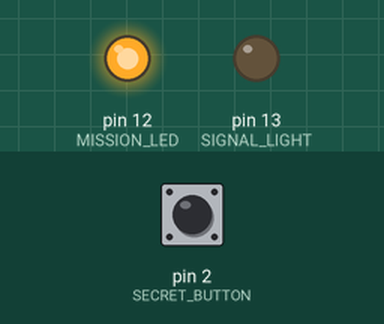
Simulated run of this sketch. Board: Arduino Uno, built with avr-gcc and run on an emulated ATmega328P. Shown: output pins drawn as LEDs (lit = HIGH). Dashed ring = blinking. Inputs (shaded band) come from the test bench; at power-on: pin 2 (SECRET_BUTTON) HIGH. What the sketch prints to the serial monitor is not drawn.

Above: at 2.6 s.
2.7 s: pin 2 (SECRET_BUTTON) pulled LOW for 0.15 s
At 3.8 s:
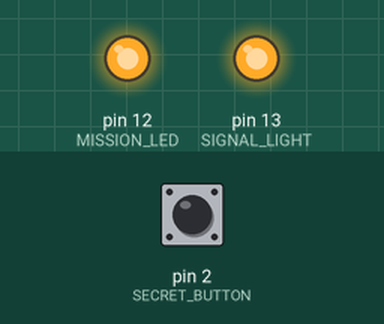
5.8 s: pin 2 (SECRET_BUTTON) pulled LOW for 1 s
At 6.2 s:
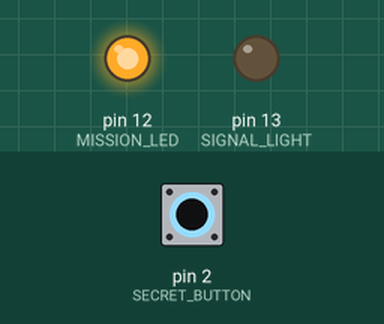
9.8 s: pin 2 (SECRET_BUTTON) pulled LOW for 3.2 s
At 14.88 s:
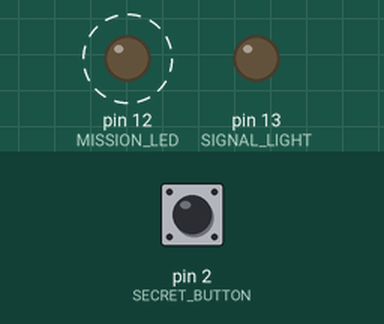
16.0 s: pin 2 (SECRET_BUTTON) pulsed LOW 5 times (0.12 s each, 0.3 s apart)
At 17.4 s:
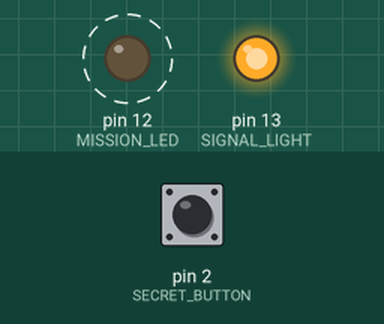
19.2 s: pin 2 (SECRET_BUTTON) pulsed LOW 5 times (0.12 s each, 0.3 s apart)
At 22.0 s:
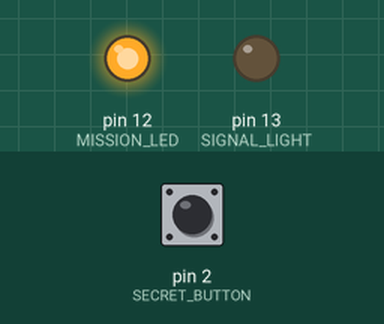
Timing chart, 0 to 23.2 s (numbered marks = the images above; inputs shaded):
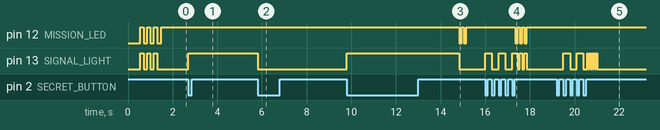

Measured:
- after the input at 2.7 s, pin 13 (SIGNAL_LIGHT): LOW → HIGH at once
- after the input at 5.8 s, pin 12 (MISSION_LED): stops changing and stays HIGH; pin 13 (SIGNAL_LIGHT): HIGH → LOW after 0.00 s instead of 1.9 s
- after the input at 9.8 s, pin 13 (SIGNAL_LIGHT): LOW → HIGH at once, → LOW 5.0 s later
- after the input at 16.0 s, pin 12 (MISSION_LED): alternates HIGH for 0.10 s and LOW for 0.10 s, 6 changes in all, then stays HIGH, starting after 1.4 s; pin 13 (SIGNAL_LIGHT): LOW → HIGH at once, → LOW 0.30 s later, → HIGH 0.30 s later, → LOW 0.30 s later, … (10 changes in this stretch)
- after the input at 19.2 s, pin 12 (MISSION_LED): stops changing and stays HIGH; pin 13 (SIGNAL_LIGHT): goes HIGH 0.30 s, LOW 0.30 s, HIGH 0.30 s, LOW 0.17 s, 4 × (HIGH 0.05 s, LOW 0.05 s), HIGH 0.05 s, then LOW, starting after 0.30 s

The sketch:

button_led.ino
```cpp
/*
  🕵️ MISSION 2: SECRET AGENT SIGNAL CONTROLLER 🕵️

  Agent, your mission is to operate a covert communication system!
  Use the secret button to send coded light signals to other agents.
  Each button press toggles your signal light - but be careful,
  enemy spies might be watching!

  🎯 Mission Objective: Master the art of secret communication!

  🕵️ Agent Level: Novice Spy
  ⏰ Mission Duration: 20 minutes
  🏆 Achievement: "Signal Master" - You've mastered covert communication!
*/

// 🎛️ Secret Agent Equipment
const int SECRET_BUTTON = 2;     // Covert activation button
const int SIGNAL_LIGHT = 13;     // Secret communication light
const int MISSION_LED = 12;      // Mission status indicator (optional)

// 🕵️ Agent Communication Variables
int buttonState = 0;             // Current button reading
int lastButtonState = 0;         // Previous button state
boolean lightActive = false;     // Signal light status
unsigned long lastSignalTime = 0; // Track signal timing
int signalCount = 0;             // Count successful signals

// 🎯 Mission Settings
const int SIGNAL_TIMEOUT = 5000;  // 5 seconds before mission reset
const int DEBOUNCE_DELAY = 100;   // Button debounce time

void setup() {
  // 🔧 Initialize secret equipment
  pinMode(SIGNAL_LIGHT, OUTPUT);
  pinMode(SECRET_BUTTON, INPUT_PULLUP);
  pinMode(MISSION_LED, OUTPUT);

  // 📡 Establish secure communication channel
  Serial.begin(9600);
  Serial.println("🕵️ SECRET AGENT COMMUNICATION SYSTEM ACTIVATED 🕵️");
  Serial.println("━━━━━━━━━━━━━━━━━━━━━━━━━━━━━━━━━━━━━━━━━━━━━━━━━━━━━━━━━");
  Serial.println("🎯 MISSION BRIEFING:");
  Serial.println("   • Use secret button to toggle signal light");
  Serial.println("   • Each press sends a coded message");
  Serial.println("   • Watch for enemy surveillance!");
  Serial.println("━━━━━━━━━━━━━━━━━━━━━━━━━━━━━━━━━━━━━━━━━━━━━━━━━━━━━━━━━");

  // 🚨 Agent activation sequence
  Serial.println("🔐 ACTIVATING AGENT CREDENTIALS...");
  for(int i = 0; i < 3; i++) {
    digitalWrite(SIGNAL_LIGHT, HIGH);
    digitalWrite(MISSION_LED, HIGH);
    delay(150);
    digitalWrite(SIGNAL_LIGHT, LOW);
    digitalWrite(MISSION_LED, LOW);
    delay(150);
  }

  Serial.println("✅ AGENT ACTIVATED! You are now operational.");
  Serial.println("🎮 Press the secret button to begin mission...");
  digitalWrite(MISSION_LED, HIGH); // Mission ready indicator
}

void loop() {
  // 🔍 Monitor secret button
  buttonState = digitalRead(SECRET_BUTTON);

  // 🎯 Detect button press (agent activation)
  if (buttonState == LOW && lastButtonState == HIGH) {
    // 🚨 Agent has activated signal!
    lightActive = !lightActive;
    digitalWrite(SIGNAL_LIGHT, lightActive);

    signalCount++;
    lastSignalTime = millis();

    // 📡 Send status report to headquarters
    if (lightActive) {
      Serial.println("🟢 SIGNAL ACTIVE - Message transmitted to ally agents!");
      Serial.println("   🔊 \"All clear - mission proceeding as planned\"");
    } else {
      Serial.println("🔴 SIGNAL DEACTIVATED - Going dark to avoid detection!");
      Serial.println("   🤫 \"Switching to stealth mode\"");
    }

    // 🏆 Track agent performance
    Serial.println("📊 MISSION STATS: " + String(signalCount) + " signals sent");

    // 🎯 Check for mission milestones
    if (signalCount == 5) {
      Serial.println("🏆 MILESTONE ACHIEVED: 'Quick Communicator' - 5 signals sent!");
      celebrateAchievement();
    }
    if (signalCount == 10) {
      Serial.println("🏆 ELITE STATUS: 'Master Spy' - 10 signals sent!");
      eliteAgentSequence();
    }

    // 🕰️ Button debounce for clean signals
    delay(DEBOUNCE_DELAY);
  }

  // 🔍 Check for mission timeout (too long without activity)
  if (millis() - lastSignalTime > SIGNAL_TIMEOUT && signalCount > 0) {
    Serial.println("⚠️  MISSION TIMEOUT - Enemy may have detected activity!");
    Serial.println("🔄 Resetting communication system...");

    // Reset mission
    signalCount = 0;
    lightActive = false;
    digitalWrite(SIGNAL_LIGHT, LOW);

    // Warning flash
    for(int i = 0; i < 2; i++) {
      digitalWrite(MISSION_LED, LOW);
      delay(100);
      digitalWrite(MISSION_LED, HIGH);
      delay(100);
    }

    lastSignalTime = millis();
  }

  // 💾 Save current button state
  lastButtonState = buttonState;
}

void celebrateAchievement() {
  // 🎉 Quick celebration sequence
  for(int i = 0; i < 3; i++) {
    digitalWrite(SIGNAL_LIGHT, HIGH);
    digitalWrite(MISSION_LED, LOW);
    delay(100);
    digitalWrite(SIGNAL_LIGHT, LOW);
    digitalWrite(MISSION_LED, HIGH);
    delay(100);
  }
}

void eliteAgentSequence() {
  // 🌟 Elite agent unlock sequence
  Serial.println("🌟 UNLOCKING ELITE AGENT PROTOCOLS...");
  for(int i = 0; i < 5; i++) {
    digitalWrite(SIGNAL_LIGHT, HIGH);
    delay(50);
    digitalWrite(SIGNAL_LIGHT, LOW);
    delay(50);
  }
  Serial.println("🎖️ CONGRATULATIONS: You are now an ELITE SECRET AGENT!");
}

/*
  🎮 ADVANCED SPY MISSIONS:

  🔓 MORSE CODE CHALLENGE:
  - Send your name in morse code (dots = short press, dashes = long press)

  🔓 STEALTH MISSION:
  - Add a second button for "enemy detector" mode
  - If second button pressed, all lights turn off instantly!

  🔓 MULTI-AGENT OPERATION:
  - Connect multiple LEDs for different signal types
  - Red = Danger, Green = All Clear, Blue = Mission Complete

  🎯 ULTIMATE CHALLENGE: Build a complete spy communication network!
*/
```
